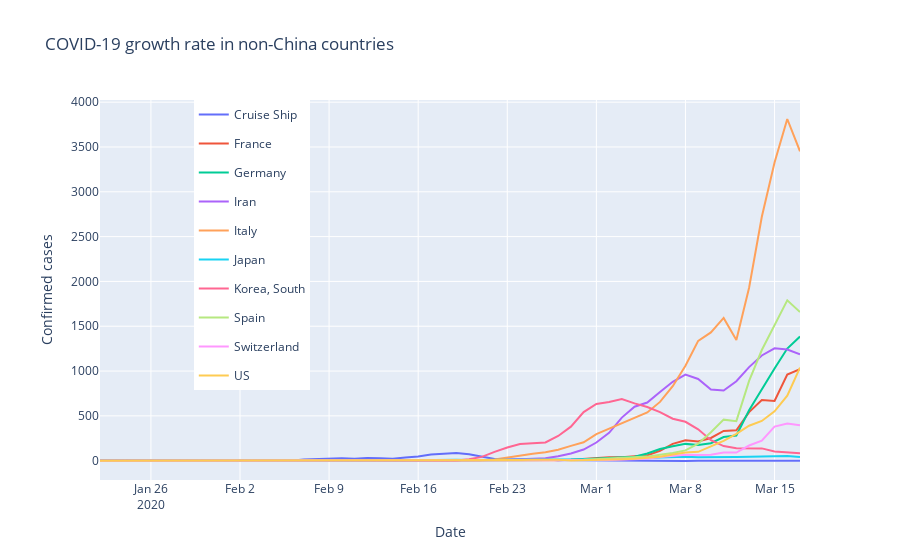

Notebook code cell kept with this figure:
### Code cell
layout = go.Layout(title="COVID-19 growth rate in non-China countries", margin={"l": 100, "r": 100},
                   colorway=["#287D95", "#EF533B"], legend={"x": 0.7, "y": 1, 'orientation': "h"},
                   yaxis={'title': 'Confirmed cases'},
                   yaxis2={'title': 'Growth/Accel rate in cases', 'overlaying': 'y', 'side': 'right', "showgrid": False},
                   xaxis={"title": "Date"},
                   height=1000)

fig = go.Figure(data=traces_growth, layout=layout)
fig.show()
